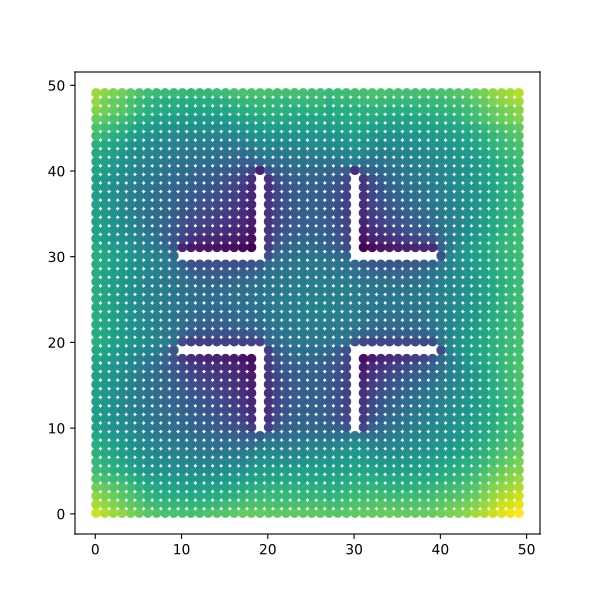

Recreate this plot in Python.
import matplotlib.pyplot as plt
from mpl_toolkits.mplot3d import Axes3D

from dhart.geometry import LoadOBJ
from dhart.raytracer import EmbreeBVH
from dhart.graphgenerator import GenerateGraph
from dhart.viewanalysis import SphericalViewAnalysis, SphericalViewAnalysisAggregate, AggregationType
import dhart as hfpy

# Get a sample model path
obj_path = hfpy.get_sample_model("VisibilityTestCases.obj")

# Load the obj file
obj = LoadOBJ(obj_path)

# Create a BVH
bvh = EmbreeBVH(obj, True)

# Set the graph parameters
# Test examples are failing on 1. Seems to be embree failing on edge intersection
start_point = (1.1 , 1.1, 20) #offset X by 60 for each new model
spacing = (1, 1, 5)
max_nodes = 10000
up_step, down_step = 0.1, 0.1
up_slope, down_slope = 1, 1
max_step_connections = 1

# Generate the Graph
graph = GenerateGraph(bvh, start_point, spacing, max_nodes,
                        up_step,up_slope,down_step,down_slope,
                        max_step_connections, cores=-1)

# Get the nodes of the graph as a list of x,y,z,type,id tuples
nodes = graph.getNodes()
print(len(nodes))

height = 1.7 # Set a height offset to cast rays from the points
ray_count = 1500 # Set the number of rays to use per node
scores = SphericalViewAnalysisAggregate(bvh, nodes, ray_count, height,
                                                    upward_fov = 20, downward_fov=20,
                                                    agg_type=AggregationType.AVERAGE)

# Plot the graph using visibility graph as the colors
fig = plt.figure(figsize=(6,6))
plt.scatter(nodes['x'], nodes['y'], c=scores)
plt.show()
